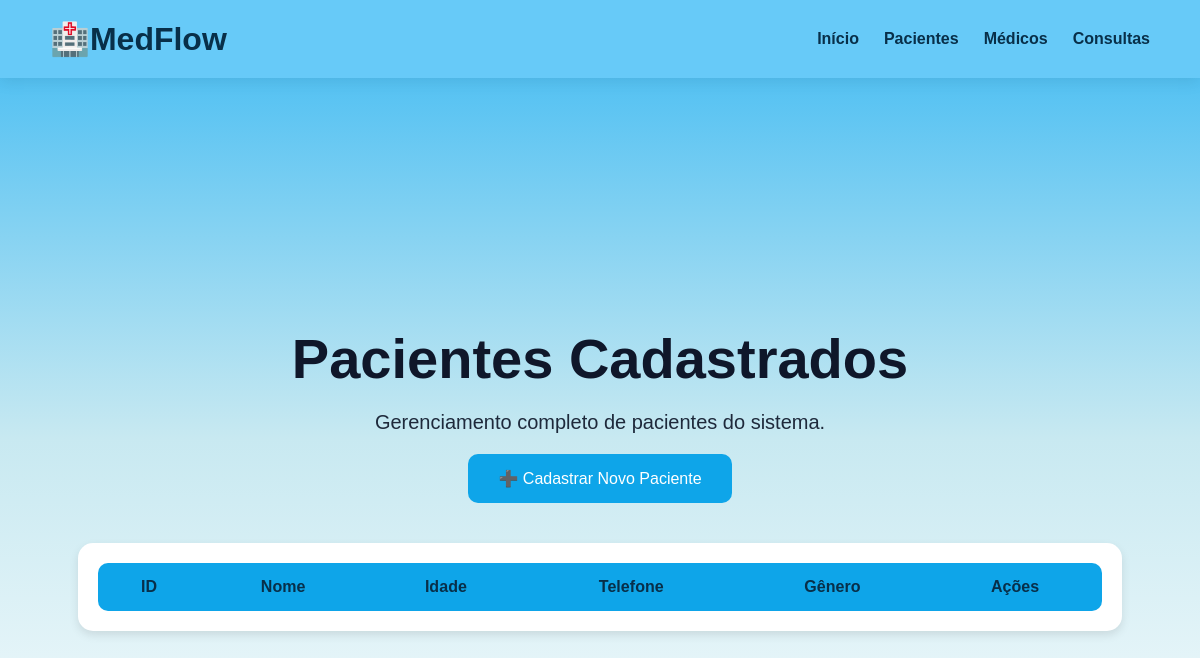
Page /pacientes on the earlier database version.
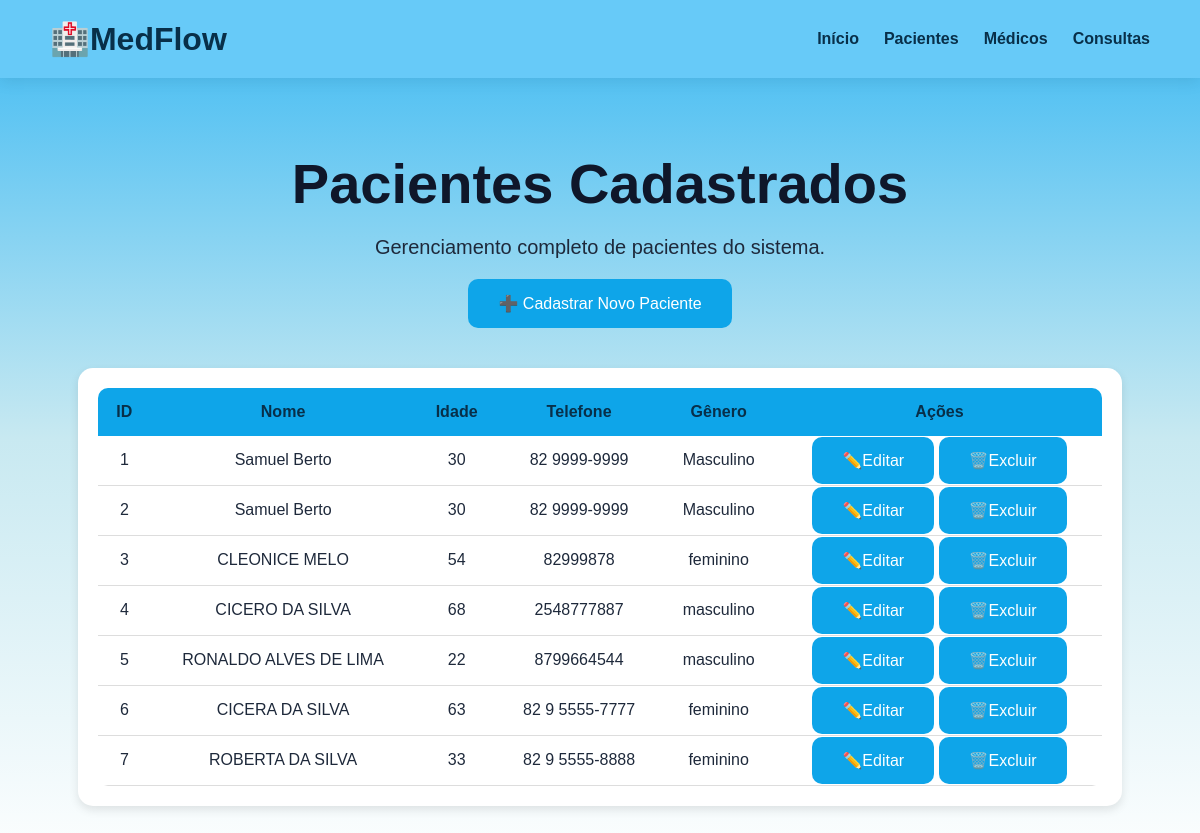
Same page on the later database version.
### tables this page shows
CREATE TABLE pacientes (
                   id INTEGER PRIMARY KEY AUTOINCREMENT,
                   nome TEXT NOT NULL,
                   idade INTEGER,
                   telefone TEXT,
                   genero TEXT
                   );

### app.py (the view)
@app.route("/pacientes")
def pacientes():
    conexao = conectar()
    cursor = conexao.cursor()
    cursor.execute("SELECT * FROM pacientes")
    pacientes = cursor.fetchall()
    lista_pacientes = []
    for paciente in pacientes:
        lista_pacientes.append({
            "id": paciente[0],
            "nome": paciente[1],
            "idade": paciente[2],
            "telefone": paciente[3],
            "genero": paciente[4]
        })
    conexao.close()
    return render_template("pacientes.html", pacientes=lista_pacientes
                           )

### database/conexao.py (called while the page is built)
def conectar():
    conexao = sqlite3.connect('medflow.db')
    return conexao

### templates/pacientes.html (shortened to what this page needs)
<!DOCTYPE html>
<html lang="pt-br">
<head>
    <link rel="stylesheet" href="{{ url_for('static', filename='css/style.css') }}">
</head>
<body>
    <nav class="navbar">
        <div class="logo">🏥MedFlow</div>
        <div class="menu">
            <a href="/">Início</a>
            <a href="/pacientes">Pacientes</a>
            <a href="/medicos">Médicos</a>
            <a href="/consultas">Consultas</a>
        </div>
    </nav>
    <section class="hero">
        <h1>Pacientes Cadastrados</h1>
        <p> Gerenciamento completo de pacientes do sistema.</p>
        <a href="/novo-paciente" class="btn">
            ➕ Cadastrar Novo Paciente
        </a>
        <div class="tabela-container">
    <table>
        <thead>
            <tr>
                <th>ID</th>
                <th>Nome</th>
                <th>Idade</th>
                <th>Telefone</th>
                <th>Gênero</th>
                <th>Ações</th>
            </tr>
        </thead>
        <tbody>
            {% for paciente in pacientes %}
            <tr>
                <td>{{ paciente.id }}</td>
                <td>{{ paciente.nome }}</td>
                <td>{{ paciente.idade }}</td>
                <td>{{ paciente.telefone }}</td>
                <td>{{ paciente.genero }}</td>
                <td>
                    <a href="/editar-paciente/{{paciente.id}}" class="btn">✏️Editar</a>
                    <a href="/excluir-paciente/{{paciente.id}}" class="btn">🗑️Excluir</a>
                </td>
            </tr>
            {% endfor %}
        </tbody>
    </table>
</div>
    </section>
</body>
</html>

Differences in the rows shown:
added pacientes: id "1", nome "Samuel Berto", idade "30", telefone "82 9999-9999", genero "Masculino"
added pacientes: id "2", nome "Samuel Berto", idade "30", telefone "82 9999-9999", genero "Masculino"
added pacientes: id "3", nome "CLEONICE MELO", idade "54", telefone "82999878", genero "feminino"
added pacientes: id "4", nome "CICERO DA SILVA", idade "68", telefone "2548777887", genero "masculino"
added pacientes: id "5", nome "RONALDO ALVES DE LIMA", idade "22", telefone "8799664544", genero "masculino"
added pacientes: id "6", nome "CICERA DA SILVA", idade "63", telefone "82 9 5555-7777", genero "feminino"
added pacientes: id "7", nome "ROBERTA DA SILVA", idade "33", telefone "82 9 5555-8888", genero "feminino"
